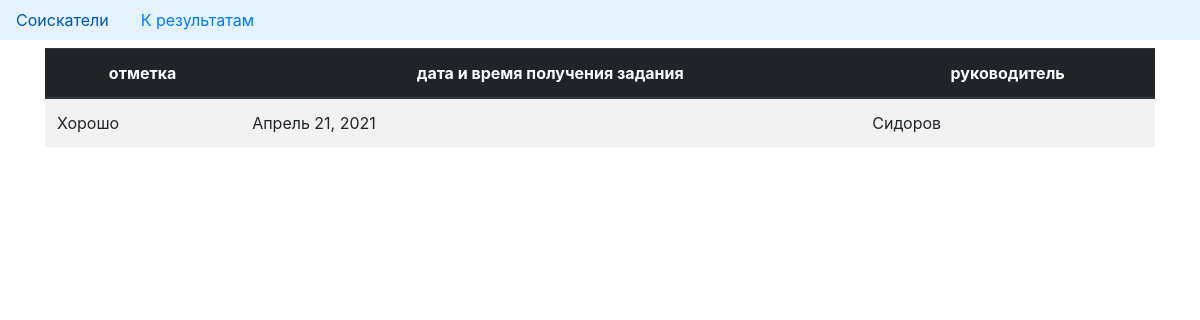
Before: /marks/ with the older database file.
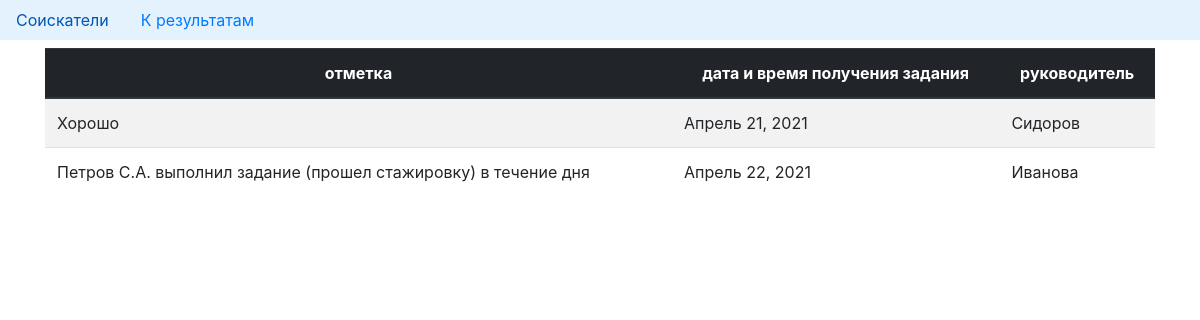
After: the same page with the newer database file.
### datacenter/models.py (models this page shows, shortened)
class Mark(models.Model):
    text = models.TextField('отметка')
    created = models.DateField('дата и время', null=True)
    interviewer_name = models.ForeignKey(Applicant, verbose_name='руководитель', on_delete=models.CASCADE)

class Applicant(models.Model):
    full_name = models.CharField('ФИО', max_length=200)
    telephone_number = models.IntegerField('номер телефона', null=True)
    position = models.CharField('должность', max_length=200)
    date_of_interview = models.DateField('дата собеседования', null=True)
    duration = models.IntegerField('срок задания', null=True)
    interviewer_name = models.CharField('руководитель', max_length=200)
    interviewer_position = models.CharField('Должность руководителя', max_length=200)
    def __str__(self):
        return f"{self.interviewer_name}"

### slatais/views.py (the view)
# urls.py: path('marks/', views.show_marks, name="marks"),
def show_marks(request):
    marks = Mark.objects.all()
    context = {
        "marks": sorted(marks, key=lambda paper: paper.created)
    }
    return render(request, 'marks.html', context)

### templates/marks.html (shortened to what this page needs)
<!DOCTYPE html>
<html lang="ru">
  <head>
    <link rel="stylesheet" href="https://maxcdn.bootstrapcdn.com/bootstrap/4.0.0/css/bootstrap.min.css">
  </head>
  <body>
    <ul class="nav" style="background-color: #e3f2fd;">
        <li class="nav-item">
          <a class="nav-link active" href="{% url "applicants" %}">Соискатели</a>
        </li>
        <li class="nav-item">
          <a class="nav-link active" href="{% url "marks" %}">К результатам </a>
        </li>
    </ul>
    <div class="container">
        <table class="table table-striped mt-2 mb-4">
            <thead class="thead-dark">
              <tr>
                <th scope="col" style="text-align:center;">отметка</th>
                <th scope="col" style="text-align:center;">дата и время получения задания</th>
                <th scope="col" style="text-align:center;">руководитель</th>
              </tr>
            </thead>
            <tbody>
              {% for mark in marks %}
                <tr>
                  <td>{{ mark.text}}</td>
                  <td>{{ mark.created}}</td>
                  <td>{{ mark.interviewer_name}}</td>
                </tr>
              {% endfor %}
            </tbody>
        </table>
    </div>
  </body>
</html>

Changed rows visible on the page:
added Mark: text "Петров С.А. выполнил задание (прошел стажировку) в течение дня", created "Апрель 22, 2021", interviewer_name "Иванова"
